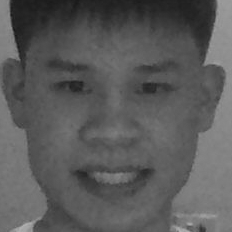
#> input picture test/100x.png, 232 x 232 px, given as the content of the folder ./image, which was not available
$ python crop_image.py   (older library calls are emulated)
#> lines starting #> are read from the running program, lines starting #| are printed output that depends on the picture; pictures that were not available may be replaced by others from this repository, and a replacement may not be noted
import cv2, os
import numpy as np
from PIL import Image
import random


facePath = "./haarcascade_frontalface_default.xml"
faceProfilePath = "./haarcascade_profileface.xml"
smilePath = "./haarcascade_smile.xml"
eyesPath = "./haarcascade_eye.xml"
faceCascade = cv2.CascadeClassifier(facePath)
faceProfileCascade = cv2.CascadeClassifier(faceProfilePath)
smileCascade = cv2.CascadeClassifier(smilePath)
eyesCascade = cv2.CascadeClassifier(eyesPath)

def get_images_and_labels(path):
    # Append all the absolute image paths in a list image_paths
    # We will not read the image with the .sad extension in the training set
    # Rather, we will use them to test our accuracy of the training
#> called with path = './image'
    image_paths = [os.path.join(path, f) for f in os.listdir(path) if not f.endswith('.sad')]
    # images will contains face images
    # labels will contains the label that is assigned to the image
    for image_path in image_paths:
        # Read the image and convert to grayscale
        image_pil = Image.open(image_path).convert('L')
#> image_pil is the input picture: PIL image 232x232 L; min 23, max 179, mean 90.7
        # Convert the image format into numpy array
        image = np.array(image_pil, 'uint8')
        # Get the label of the image
        # Detect the face in the image
        faces = faceCascade.detectMultiScale(
            image,
            scaleFactor= 1.2,
            minNeighbors=8,
            minSize=(55, 55),
            flags=cv2.cv.CV_HAAR_SCALE_IMAGE
        )
#> faces = [[17, 14, 195, 195]]
        # If face is detected, append the face to images and the label to labels
        for (x, y, w, h) in faces:
            sv = image[y:y+h, x:x+w]
            cv2.imwrite('./test/'+ str(random.randint(0,1000)) + 'x.png',sv)
#> this loop made 1 pass
#> pass 1, in get_images_and_labels, `sv = image[y:y+h, x:x+w]`:
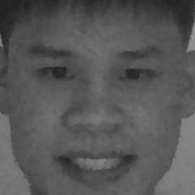
#> sv: shape (195, 195); min 29, max 151, mean 87.1
    # return the images list and labels list

get_images_and_labels('./image')

$ run again, on test/232x.png
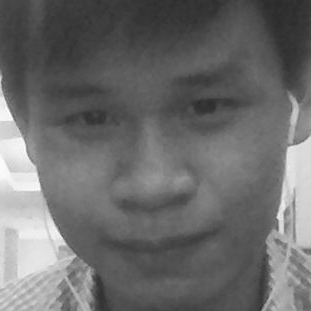
#> input picture test/232x.png, 311 x 311 px, given as the content of the folder ./image, which was not available
#> in get_images_and_labels, image_pil is the input picture: PIL image 311x311 L; min 42, max 254, mean 107.3
#> faces = [[25, 26, 263, 263]]
#> the loop in get_images_and_labels, `for (x, y, w, h) in faces:` made 1 pass
#> pass 1, in get_images_and_labels, `sv = image[y:y+h, x:x+w]`:
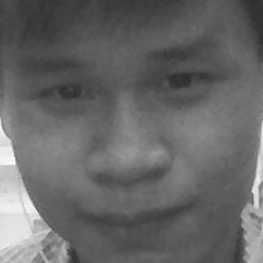
#> sv: shape (263, 263); min 44, max 252, mean 102.6
